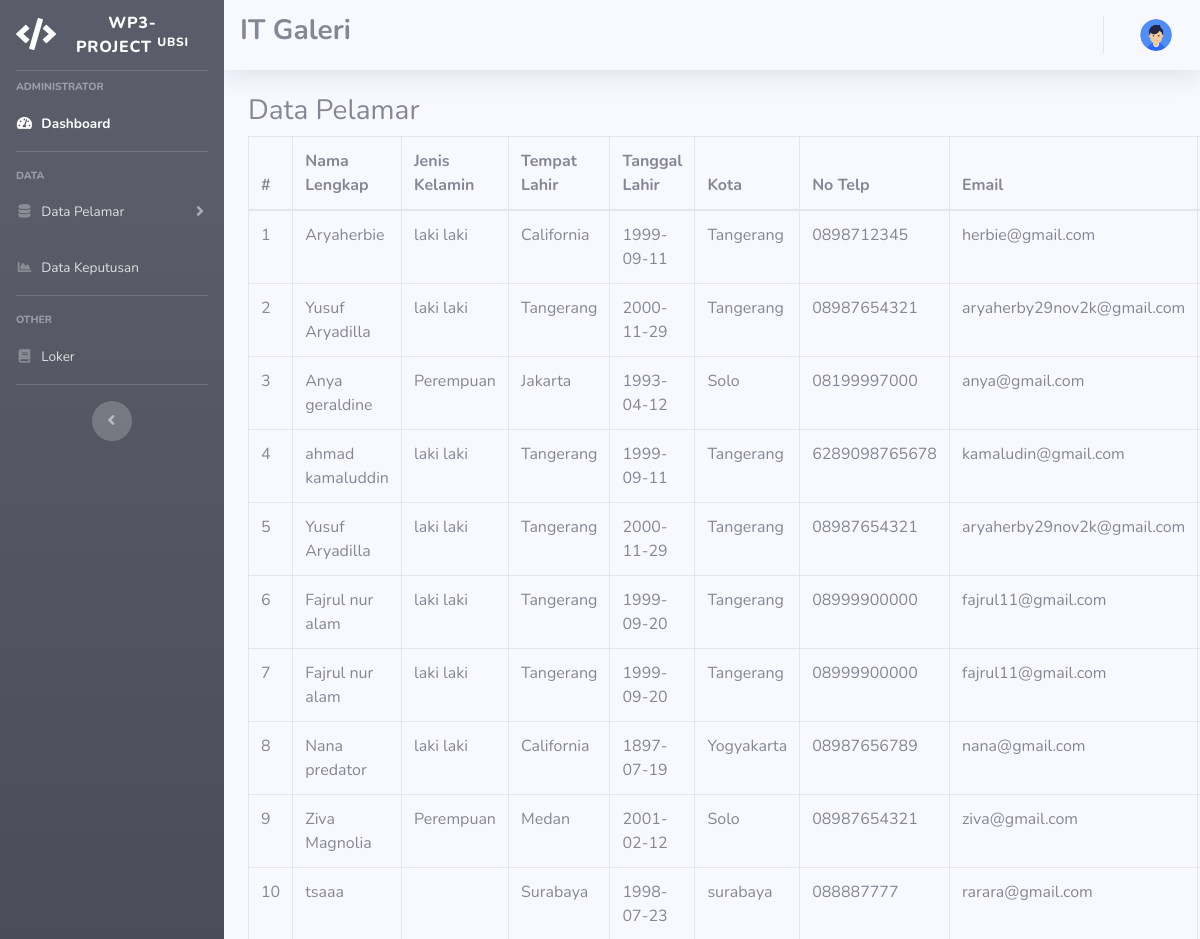
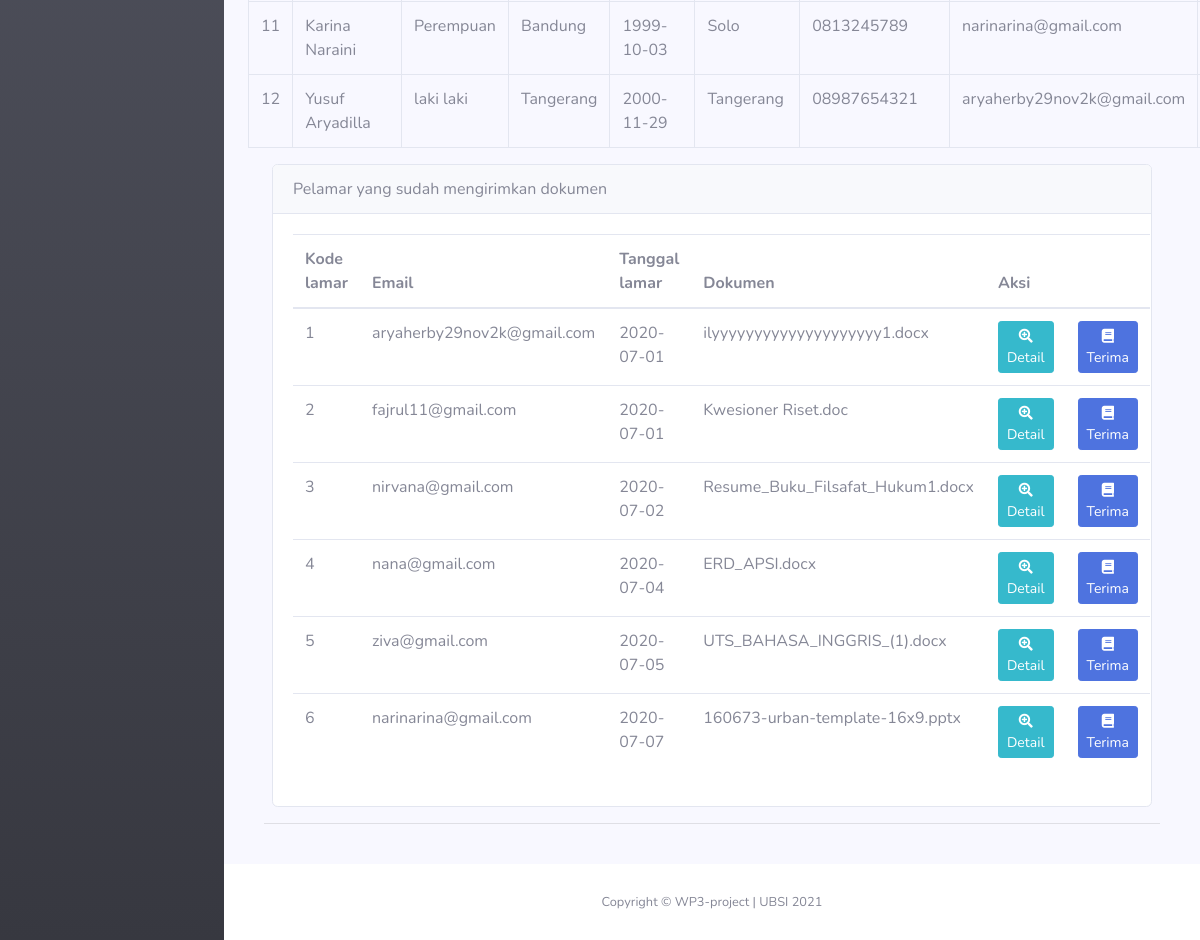
/index.php/data, run on the app's committed database (2 pictures, top to bottom).
### tables this page shows
CREATE TABLE `karyawan` (
  `id` int(11) NOT NULL,
  `name` varchar(128) NOT NULL,
  `jenis_kel` varchar(56) NOT NULL,
  `tempat_lahir` varchar(128) NOT NULL,
  `tanggal_lahir` date NOT NULL,
  `alamat` varchar(256) NOT NULL,
  `kota` varchar(64) NOT NULL,
  `negara` varchar(64) NOT NULL,
  `kode_pos` varchar(64) NOT NULL,
  `no_telp` varchar(64) NOT NULL,
  `email` varchar(128) NOT NULL,
  `tinggi_badan` int(12) NOT NULL,
  `berat_badan` int(12) NOT NULL,
  `image` varchar(128) NOT NULL
);

CREATE TABLE `lamar` (
  `id` int(11) NOT NULL,
  `name` varchar(128) NOT NULL,
  `email` varchar(128) NOT NULL,
  `jenis_kel` varchar(128) NOT NULL,
  `tgl_lamar` date NOT NULL,
  `attachment` varchar(40) NOT NULL,
  `kd_loker` int(11) NOT NULL
);

### application/controllers/data.php (called while the page is built, shortened)
<?php
class Data extends CI_Controller
{
	public function index()
	{
		$data['user'] = $this->db->get_where('user', ['email' => $this->session->userdata('email')])->row_array();
		$data['karyawan'] = $this->db->get_where('karyawan')->result_array();
		$data['lamar'] = $this->db->get_where('lamar')->result_array();
		$data['title'] = 'Data Pelamar';
		$this->load->view('template/header', $data);
		$this->load->view('template/sidebar');
		$this->load->view('template/topbar');
		$this->load->view('data/data_karyawan', $data);
		$this->load->view('template/footer');
	}
}

### index.php (called while the page is built, shortened)
<?php
require_once BASEPATH.'core/CodeIgniter.php';

### application/views/data/data_karyawan.php (the view, shortened to what this page needs)
<div class="container-fluid">
	<h3 class="display4">Data Pelamar</h3>
	<table class="table table-hover table-bordered">
		<thead>
			<tr>
				<th>#</th>
				<th>Nama Lengkap</th>
				<th>Jenis Kelamin</th>
				<th>Tempat Lahir</th>
				<th>Tanggal Lahir</th>
				<th>Kota</th>
				<th>No Telp</th>
				<th>Email</th>
				<th>Aksi</th>
			</tr>
		</thead>
		<tbody>
			<?php
			$no = 1;
			foreach ($karyawan as $k) :
			?>
			<tr>
				<td scope="row"><?= $no++ ?></td>
				<td><?= $k['name']; ?></td>
				<td><?= $k['jenis_kel']; ?></td>
				<td><?= $k['tempat_lahir']; ?></td>
				<td><?= $k['tanggal_lahir']; ?></td>
				<td><?= $k['kota']; ?></td>
				<td><?= $k['no_telp'] ?></td>
				<td><?= $k['email']; ?></td>
				<td><?php echo anchor('data/detail_pelamar/'.$k['id'], '<div class="btn btn-dark btn-sm"><i class="fas fa-detail"> Detail</i></div>') ?></td>
			</tr>
			<?php endforeach; ?>
		</tbody>
	</table>
	<div class="container">
		<div class="card">
			<div class="card-header">Pelamar yang sudah mengirimkan dokumen</div>
			<div class="card-body">
				<table class="table">
					<thead>
						<tr>
							<th>Kode lamar</th>
							<th>Email</th>
							<th>Tanggal lamar</th>
							<th>Dokumen</th>
							<th colspan="2">Aksi</th>
						</tr>
					</thead>
					<?php
					$no = 1;
					foreach ($lamar as $l) : ?>
					<tr>
						<td><?= $no++ ?></td>
						<td><?= $l['email'] ?></td>
						<td><?= $l['tgl_lamar'] ?></td>
						<td><?= $l['attachment'] ?></td>
						<td><?php echo anchor('data/dokumen_lamar/'.$l['id'], '<div class="btn btn-info btn-sm"><i class="fas fa-search-plus"></i> Detail</div>') ?></td>
						<td><?php echo anchor('data/terima/'.$l['id'], '<div class="btn btn-primary btn-sm"><i class="fas fa-book"></i> Terima</div>') ?></td>
					</tr>
					<?php endforeach; ?>
				</table>
			</div>
		</div>
	</div>
	<hr class="devider m-3"><br>
</div>

### application/views/template/header.php (shortened to what this page needs)
<!DOCTYPE html>
<html lang="en">
<head>
  <link href="<?= base_url(); ?>assets/vendor/fontawesome-free/css/all.min.css" rel="stylesheet" type="text/css">
  <link href="<?= base_url(); ?>assets/css/sb-admin-2.min.css" rel="stylesheet">
</head>
<body id="page-top">
  	<div id="wrapper">

### application/views/template/sidebar.php (shortened to what this page needs)
<ul class="navbar-nav bg-gradient-dark sidebar sidebar-dark accordion" id="accordionSidebar">
  <a class="sidebar-brand d-flex align-items-center justify-content-center" href="index.html">
    <div class="sidebar-brand-icon">
      <i class="fas fa-code"></i>
    </div>
    <div class="sidebar-brand-text mx-3">WP3-Project <sup>ubsi</sup></div>
  </a>
  <hr class="sidebar-divider my-0">
  <div class="sidebar-heading mt-2">
    Administrator
  </div>
  <li class="nav-item active">
    <a class="nav-link" href="<?= base_url('dashboard'); ?>">
      <i class="fas fa-fw fa-tachometer-alt"></i>
      <span>Dashboard</span></a>
  </li>
  <hr class="sidebar-divider">
  <div class="sidebar-heading">
    Data
  </div>
  <li class="nav-item">
    <a class="nav-link collapsed" href="#" data-toggle="collapse" data-target="#collapseTwo" aria-expanded="true" aria-controls="collapseTwo">
      <i class="fas fa-fw fa-database"></i>
      <span>Data Pelamar</span>
    </a>
  </li>
  <li class="nav-item">
    <a class="nav-link" href="<?= base_url('data/keputusan') ?>">
      <i class="fas fa-fw fa-chart-area"></i>
      <span>Data Keputusan</span></a>
  </li>
  <hr class="sidebar-divider">
  <div class="sidebar-heading">
    Other
  </div>
  <li class="nav-item">
    <a class="nav-link" href="<?= base_url('dashboard/loker') ?>">
      <i class="fas fa-fw fa-book"></i>
      <span>Loker</span></a>
  </li>
  <hr class="sidebar-divider d-none d-md-block">
  <div class="text-center d-none d-md-inline">
    <button class="rounded-circle border-0" id="sidebarToggle"></button>
  </div>
</ul>

### application/views/template/topbar.php (shortened to what this page needs)
<div id="content-wrapper" class="d-flex flex-column" style="background: #F8F8FF;">
  <div id="content">
    <nav class="navbar navbar-expand navbar-light bg-seccondary topbar mb-4 static-top shadow">
      <h3><b>IT Galeri</b></h3>
      <ul class="navbar-nav ml-auto">
        <li class="nav-item dropdown no-arrow">
          <a class="nav-link dropdown-toggle" href="#" id="userDropdown" role="button" data-toggle="dropdown" aria-haspopup="true" aria-expanded="false">
            <img class="img-profile rounded-circle" src="<?= base_url('assets/img/aaa.png') ?>">
          </a>
        </li>
      </ul>
    </nav>

### application/views/template/footer.php (shortened to what this page needs)
      <footer class="sticky-footer bg-white">
        <div class="container my-auto">
          <div class="copyright text-center my-auto">
            <span>Copyright &copy; WP3-project | UBSI <?= date('Y'); ?></span>
          </div>
        </div>
      </footer>
    </div>
  </div>
</body>
</html>

### data on the page
karyawan: name "Aryaherbie", jenis_kel "laki laki", tempat_lahir "California", tanggal_lahir "1999-09-11", kota "Tangerang", no_telp "0898712345", email "herbie@gmail.com"
karyawan: name "Yusuf Aryadilla", jenis_kel "laki laki", tempat_lahir "Tangerang", tanggal_lahir "2000-11-29", kota "Tangerang", no_telp "08987654321", email "aryaherby29nov2k@gmail.com"
karyawan: name "Anya geraldine", jenis_kel "Perempuan", tempat_lahir "Jakarta", tanggal_lahir "1993-04-12", kota "Solo", no_telp "08199997000", email "anya@gmail.com"
karyawan: name "ahmad kamaluddin", jenis_kel "laki laki", tempat_lahir "Tangerang", tanggal_lahir "1999-09-11", kota "Tangerang", no_telp "6289098765678", email "kamaludin@gmail.com"
karyawan: name "Yusuf Aryadilla", jenis_kel "laki laki", tempat_lahir "Tangerang", tanggal_lahir "2000-11-29", kota "Tangerang", no_telp "08987654321", email "aryaherby29nov2k@gmail.com"
karyawan: name "Fajrul nur alam", jenis_kel "laki laki", tempat_lahir "Tangerang", tanggal_lahir "1999-09-20", kota "Tangerang", no_telp "08999900000", email "fajrul11@gmail.com"
karyawan: name "Fajrul nur alam", jenis_kel "laki laki", tempat_lahir "Tangerang", tanggal_lahir "1999-09-20", kota "Tangerang", no_telp "08999900000", email "fajrul11@gmail.com"
karyawan: name "Nana predator", jenis_kel "laki laki", tempat_lahir "California", tanggal_lahir "1897-07-19", kota "Yogyakarta", no_telp "08987656789", email "nana@gmail.com"
karyawan: name "Ziva Magnolia", jenis_kel "Perempuan", tempat_lahir "Medan", tanggal_lahir "2001-02-12", kota "Solo", no_telp "08987654321", email "ziva@gmail.com"
karyawan: name "tsaaa", tempat_lahir "Surabaya", tanggal_lahir "1998-07-23", kota "surabaya", no_telp "088887777", email "rarara@gmail.com"
karyawan: name "Karina Naraini", jenis_kel "Perempuan", tempat_lahir "Bandung", tanggal_lahir "1999-10-03", kota "Solo", no_telp "0813245789", email "narinarina@gmail.com"
karyawan: name "Yusuf Aryadilla", jenis_kel "laki laki", tempat_lahir "Tangerang", tanggal_lahir "2000-11-29", kota "Tangerang", no_telp "08987654321", email "aryaherby29nov2k@gmail.com"
lamar: email "aryaherby29nov2k@gmail.com", tgl_lamar "2020-07-01", attachment "ilyyyyyyyyyyyyyyyyyyyy1.docx", id "Detail", id "Terima"
lamar: email "fajrul11@gmail.com", tgl_lamar "2020-07-01", attachment "Kwesioner Riset.doc", id "Detail", id "Terima"
lamar: email "nirvana@gmail.com", tgl_lamar "2020-07-02", attachment "Resume_Buku_Filsafat_Hukum1.docx", id "Detail", id "Terima"
lamar: email "nana@gmail.com", tgl_lamar "2020-07-04", attachment "ERD_APSI.docx", id "Detail", id "Terima"
lamar: email "ziva@gmail.com", tgl_lamar "2020-07-05", attachment "UTS_BAHASA_INGGRIS_(1).docx", id "Detail", id "Terima"
lamar: email "narinarina@gmail.com", tgl_lamar "2020-07-07", attachment "160673-urban-template-16x9.pptx", id "Detail", id "Terima"
